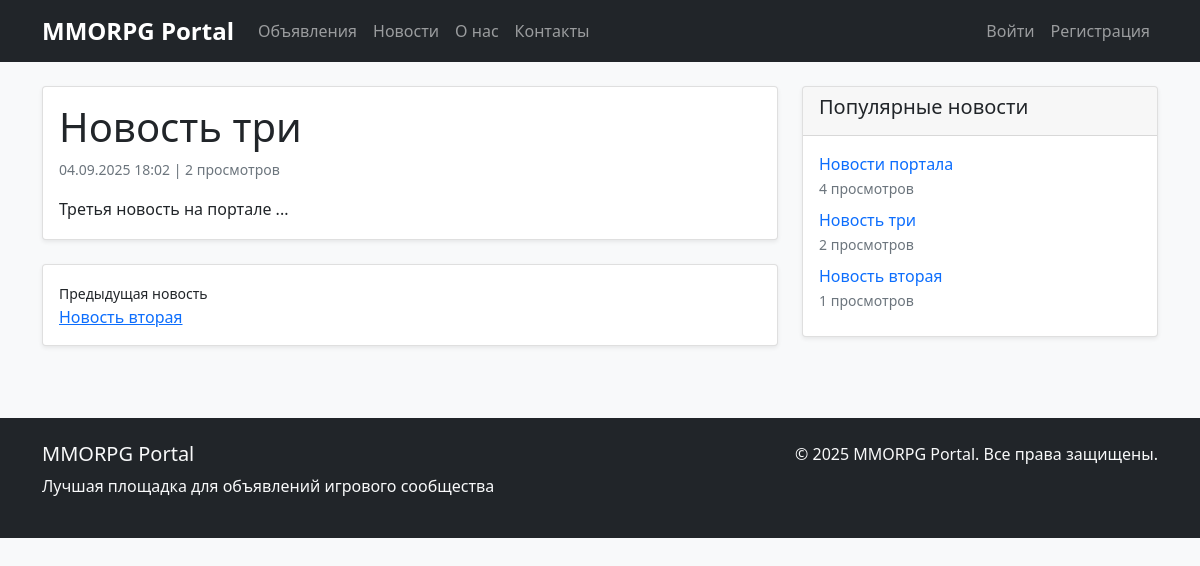
/news/3/, run on the app's committed database.
### appNotification/models.py (models this page shows, shortened)
class News(models.Model):
    title = models.CharField(max_length=255, validators=[MinLengthValidator(5)])
    content = RichTextField()
    created_at = models.DateTimeField(auto_now_add=True)
    updated_at = models.DateTimeField(auto_now=True)
    subscribers = models.ManyToManyField(User, related_name='subscribed_news', blank=True)
    views_count = models.PositiveIntegerField(default=0, verbose_name=_('Views count'))
    notify_subscribers = models.BooleanField(default=True, verbose_name=_('Notify subscribers'))
    class Meta:
        ordering = ['-created_at']
        verbose_name = _('News')
        verbose_name_plural = _('News')
    def increment_views(self):
        self.views_count += 1
        self.save(update_fields=['views_count'])

### appNotification/views.py (the view)
# urls.py: path('news/<int:pk>/', views.NewsDetailView.as_view(), name='news_detail'),
class NewsDetailView(DetailView):
    model = News
    template_name = 'appNotification/news_detail.html'
    context_object_name = 'news'
    def get_object(self, queryset=None):
        news = super().get_object(queryset)
        self.increment_views_count(news)
        return news
    def increment_views_count(self, news):
        try:
            session_key = f'news_{news.id}_viewed'
            if not self.request.session.get(session_key, False):
                news.increment_views()
                self.request.session[session_key] = True
                if self.request.user.is_authenticated:
                    UserActionLog.objects.create(
                        user=self.request.user,
                        action=f"Viewed news {news.id}",
                        ip_address=self.request.META.get('REMOTE_ADDR')
                    )
                else:
                    UserActionLog.objects.create(
                        user=None,
                        action=f"Viewed news {news.id} (anonymous)",
                        ip_address=self.request.META.get('REMOTE_ADDR')
                    )
        except Exception as e:
            print(f"Error incrementing views count: {e}")
    def get_context_data(self, **kwargs):
        context = super().get_context_data(**kwargs)
        if self.request.user.is_authenticated:
            context['is_subscribed'] = Subscription.objects.filter(
                user=self.request.user,
                news=True
            ).exists()
        context['previous_news'] = News.objects.filter(
            created_at__lt=self.object.created_at
        ).order_by('-created_at').first()
        context['next_news'] = News.objects.filter(
            created_at__gt=self.object.created_at
        ).order_by('created_at').first()
        context['popular_news'] = News.objects.order_by('-views_count')[:5]
        return context

### appNotification/context_processors.py (called while the page is built)
def categories(request):
    return {
        'categories': Category.objects.all(),
        'category_choices': [
            ('tanks', _('Tanks')),
            ('heals', _('Heals')),
            ('dd', _('DD')),
            ('traders', _('Traders')),
            ('guildmasters', _('Guildmasters')),
            ('questgivers', _('Questgivers')),
            ('blacksmiths', _('Blacksmiths')),
            ('tanners', _('Tanners')),
            ('potionmakers', _('Potionmakers')),
            ('spellmasters', _('Spellmasters')),
        ]
    }

def navigation_data(request):
    from .models import Post, News
    return {
        'recent_posts': Post.objects.order_by('-created_at')[:5],
        'recent_news': News.objects.order_by('-created_at')[:3],
        'posts_count': Post.objects.count(),
        'news_count': News.objects.count(),
    }

### appNotification/templates/appNotification/news_detail.html (shortened to what this page needs)
{% extends 'base.html' %}
{% block content %}
<div class="row">
    <div class="col-md-8">
        <div class="card mb-4">
            <div class="card-body">
                <h1 class="card-title">{{ news.title }}</h1>
                <div class="d-flex justify-content-between align-items-center mb-3">
                    <small class="text-muted">
                        {{ news.created_at|date:"d.m.Y H:i" }} |
                        {{ news.views_count }} просмотров
                    </small>
                </div>
                <div class="card-text post-content">
                    {{ news.content|safe }}
                </div>
            </div>
        </div>
        <div class="card">
            <div class="card-body">
                <div class="row">
                    {% if previous_news %}
                    <div class="col-md-6">
                        <small>Предыдущая новость</small>
                        <br>
                        <a href="{% url 'news_detail' previous_news.id %}">{{ previous_news.title|truncatewords:5 }}</a>
                    </div>
                    {% endif %}
                </div>
            </div>
        </div>
    </div>
    <div class="col-md-4">
        <div class="card">
            <div class="card-header">
                <h5>Популярные новости</h5>
            </div>
            <div class="card-body">
                {% for popular_news in popular_news %}
                    <div class="mb-2">
                        <a href="{% url 'news_detail' popular_news.id %}" class="text-decoration-none">
                            {{ popular_news.title|truncatewords:5 }}
                        </a>
                        <br>
                        <small class="text-muted">{{ popular_news.views_count }} просмотров</small>
                    </div>
                {% endfor %}
            </div>
        </div>
    </div>
</div>
{% endblock %}

### static/css/styles.css (style rules this page uses)
body { background-color: #f8f9fa; }
.card { box-shadow: 0 0.125rem 0.25rem rgba(0, 0, 0, 0.075); margin-bottom: 1.5rem; }

### static/css/ckeditor.css (style rules this page uses)
.post-content { font-size: 16px; line-height: 1.7; }

### data on the page
News: title "Новость три", created_at "04.09.2025 18:02", views_count "2", content "Третья новость на портале ..."
News: title "Новость вторая", views_count "1"
News: title "Новости портала", views_count "4"
